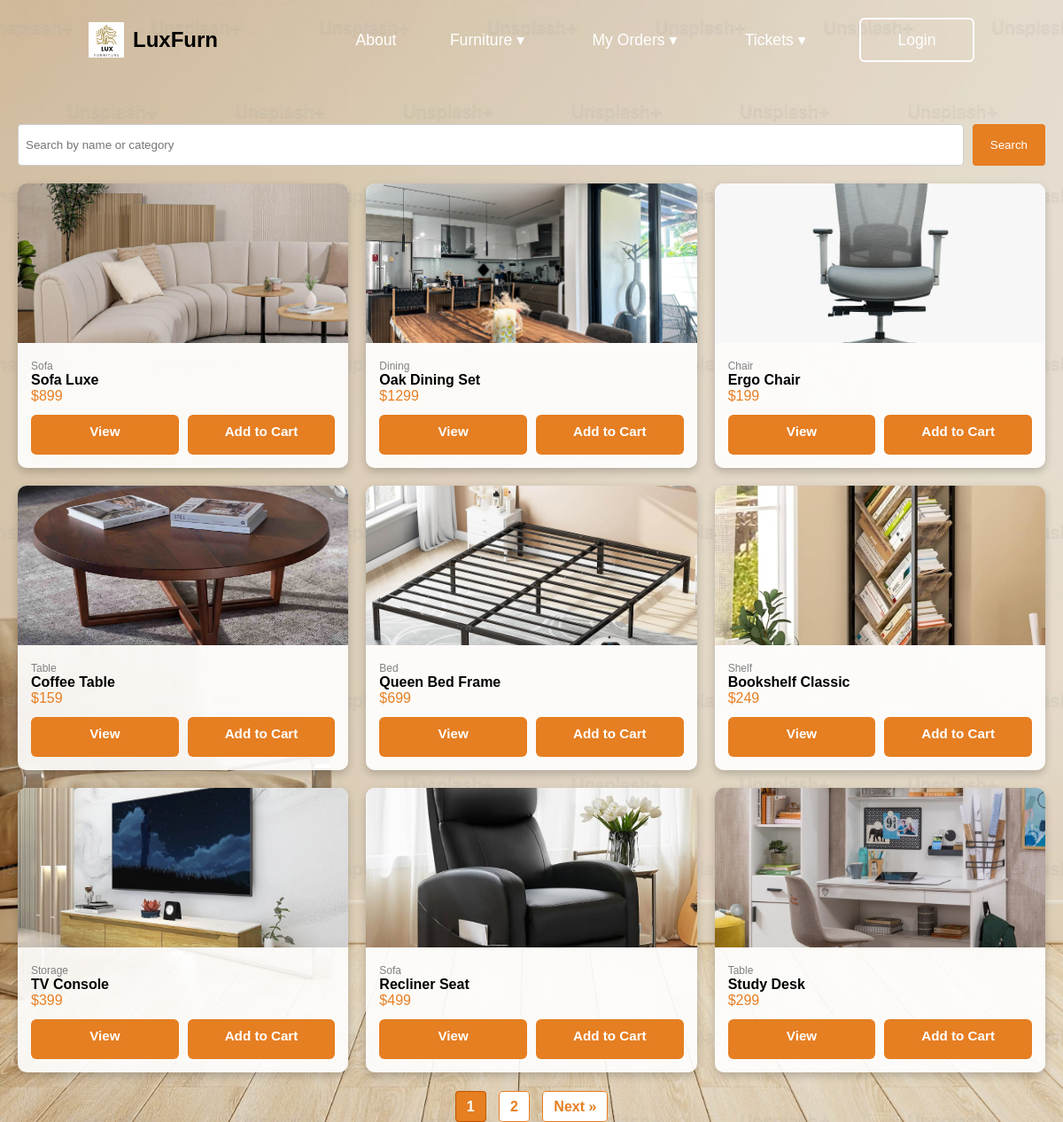
The page /Src/Boundary/Customer/viewFurnitureUI.php on the database its author committed.
### tables this page shows
CREATE TABLE `furnitures` (
  `furnitureID` int(11) NOT NULL,
  `name` varchar(20) NOT NULL,
  `category` varchar(20) NOT NULL,
  `description` varchar(100) NOT NULL,
  `price` varchar(10) NOT NULL,
  `stock_quantity` int(10) NOT NULL,
  `image_url` varchar(50) NOT NULL
);

### Src/Entities/furniture.php (called while the page is built, shortened)
<?php
require_once dirname(__DIR__) . '/db_connect.php';
class Furniture
{
    public static function count(string $searchTerm = ''): int
    {
        global $conn;
        $searchTerm = '%' . $searchTerm . '%';
        $sql  = "SELECT COUNT(*) AS total
                 FROM furnitures
                 WHERE name LIKE ? OR category LIKE ?";
        $stmt = mysqli_prepare($conn, $sql);
        mysqli_stmt_bind_param($stmt, 'ss', $searchTerm, $searchTerm);
        mysqli_stmt_execute($stmt);
        $result = mysqli_stmt_get_result($stmt);
        return (int) mysqli_fetch_assoc($result)['total'];
    }
    public static function findPaginated(int $offset, int $limit, string $searchTerm = ''): array
    {
        global $conn;
        $furnitures = [];
        $searchTerm = '%' . $searchTerm . '%';
        $sql  = "SELECT * FROM furnitures
                 WHERE name LIKE ? OR category LIKE ?
                 LIMIT ?, ?";
        $stmt = mysqli_prepare($conn, $sql);
        mysqli_stmt_bind_param($stmt, 'ssii', $searchTerm, $searchTerm, $offset, $limit);
        mysqli_stmt_execute($stmt);
        $result = mysqli_stmt_get_result($stmt);
        while ($row = mysqli_fetch_assoc($result)) {
            $furnitures[] = new self($row);
        }
        return $furnitures;
    }
}

### Src/Controllers/Customer/viewFurnitureCtrl.php (called while the page is built, shortened)
<?php
require_once dirname(__DIR__, 2) . '/Entities/Furniture.php';
class FurnitureController
{
    public function countFurniture(string $searchTerm = ''): int
    {
        return Furniture::count($searchTerm);
    }
    public function getFurniturePaginated(int $offset, int $limit, string $searchTerm = ''): array
    {
        return Furniture::findPaginated($offset, $limit, $searchTerm);
    }
}

### Src/Boundary/Customer/viewFurnitureUI.php (the view, shortened to what this page needs)
<?php
include '../../header.php';
require_once dirname(__DIR__, 2) . '/Controllers/Customer/viewFurnitureCtrl.php';
$controller = new FurnitureController();
$searchTerm = isset($_GET['search']) ? trim($_GET['search']) : '';
$currentPage = isset($_GET['page']) ? max(1, intval($_GET['page'])) : 1;
$itemsPerPage = 9;
$offset = ($currentPage - 1) * $itemsPerPage;
$totalItems = $controller->countFurniture($searchTerm);
$totalPages = ceil($totalItems / $itemsPerPage);
$furnitureList = $controller->getFurniturePaginated($offset, $itemsPerPage, $searchTerm);
?>
<div class="container" style="margin-top: 140px; max-width: 1200px; width: 100%; padding: 0 20px;">
    <form method="GET" style="margin-bottom: 20px; display: flex; gap: 10px;">
        <input type="text" name="search" placeholder="Search by name or category"
               value="<?php echo htmlspecialchars($searchTerm); ?>"
               style="padding: 8px; flex: 1; border: 1px solid #ccc; border-radius: 4px;">
        <button type="submit" style="padding: 16px 20px; background-color: #e67e22; color: white; border: none; border-radius: 4px; cursor: pointer;">Search</button>
    </form>
    <div class="furniture-container" style="display: grid; grid-template-columns: repeat(auto-fill, minmax(280px, 1fr)); gap: 20px;">
        <?php foreach ($furnitureList as $item): ?>
            <div class="card" style="background: rgba(255,255,255,0.9); border-radius: 10px; box-shadow: 0 4px 10px rgba(0,0,0,0.2); overflow: hidden;">
                <img src="<?php echo htmlspecialchars($item->image_url); ?>" alt="<?php echo htmlspecialchars($item->name); ?>" style="width:100%; height:180px; object-fit:cover;">
                <div class="card-body" style="padding: 15px;">
                    <div class="category" style="font-size: 12px; color: gray;"><?php echo htmlspecialchars($item->category); ?></div>
                    <div class="name" style="font-size: 16px; font-weight: bold;"><?php echo htmlspecialchars($item->name); ?></div>
                    <div class="price" style="font-size: 16px; color: #e67e22;">$<?php echo htmlspecialchars($item->price); ?></div>
                    <div class="actions" style="display: flex; justify-content: center; gap: 10px; margin-top: 12px;">
                        <a href="viewFurnitureDetailsUI.php?id=<?php echo urlencode($item->furnitureID); ?>" class="btn">View</a>
                        <a href="../../Controllers/Customer/CartCtrl.php?action=add&id=<?php echo urlencode($item->furnitureID); ?>" class="btn">Add to Cart</a>
                    </div>
                </div>
            </div>
        <?php endforeach; ?>
    </div>
    <div class="pagination" style="text-align: center; margin-top: 30px;">
        <?php for ($i = 1; $i <= $totalPages; $i++): ?>
            <a href="?search=<?php echo urlencode($searchTerm); ?>&page=<?php echo $i; ?>" class="<?php echo ($i == $currentPage) ? 'active' : ''; ?>"><?php echo $i; ?></a>
        <?php endfor; ?>
        <?php if ($currentPage < $totalPages): ?>
            <a href="?search=<?php echo urlencode($searchTerm); ?>&page=<?php echo $currentPage + 1; ?>">Next &raquo;</a>
        <?php endif; ?>
    </div>
</div>
</body>
</html>

### Src/header.php (shortened to what this page needs)
<!DOCTYPE html>
<html lang="en">
<head>
    <link rel="stylesheet" href="<?= CSS_PATH ?>/style.css" />
	<link rel="stylesheet" href="<?= CSS_PATH ?>/chatbot.css" />
    <link rel="stylesheet" href="https://cdnjs.cloudflare.com/ajax/libs/font-awesome/6.4.0/css/all.min.css" />
</head>
<body>
<header>
    <div class="logo-container">
        <a href="/FYP-25-S2-34-Chatbot/Src/Boundary/index.php" class="logo-link">
            <img src="/FYP-25-S2-34-Chatbot/Src/img/logo.png" alt="LuxFurn" class="logo-img" />
            <h2 class="logo-text">LuxFurn</h2>
        </a>
    </div>
   <nav class="navigation">
    <a href="/FYP-25-S2-34-Chatbot/Src/Boundary/Customer/aboutpageUI.php">About</a>
    <div class="nav-dropdown">
        <a href="#" class="nav-link">Furniture ▾</a>
    </div>
    <div class="nav-dropdown">
        <a href="#" class="nav-link">My Orders ▾</a>
    </div>
    <div class="nav-dropdown">
        <a href="#" class="nav-link">Tickets ▾</a>
    </div>
    <?php if (!empty($_SESSION['is_logged_in'])): ?>
        <?php if (!empty($_SESSION['role']) && $_SESSION['role'] === 'admin'): ?>
            <a href="/FYP-25-S2-34-Chatbot/Src/Boundary/admin/adminDashboardUI.php">Admin Dashboard</a>
        <?php endif; ?>
        <span style="color:white; margin-left:20px;">Welcome, <?= htmlspecialchars($_SESSION['username']) ?></span>
        <a href="<?= CONTROLLERS_URL ?>/logoutController.php">Logout</a>
    <?php else: ?>
        <button class="btnLogin">Login</button>
    <?php endif; ?>
</nav>
</header>
</body>

### Src/CSS/style.css (style rules this page uses)
html, * { margin: 0; padding: 0; box-sizing: border-box; font-family: 'Poppins', sans-serif; }
body { display: flex; flex-direction: column; justify-content: center; align-items: center; min-height: -50px; background: url(../img/L.jpg) no-repeat center center; background-size: cover; background-attachment: fixed; margin: 0; padding: 0; }
header { position: fixed; top: 0; left: 0; width: 100%; padding: 20px 100px; display: flex; justify-content: space-between; align-items: center; z-index:99; }
.navigation a { position: relative; font-size: 1.1em; color: white; text-decoration: none; font-weight: 500; margin-left: 40px; }
.navigation a::after { content: ''; position: absolute; left: 0; bottom: -6px; width: 100%; height: 3px; background: white; border-radius: 5px; transform:scaleX(0); transition: transform .5s; }
.navigation .btnLogin { width: 130px; height: 50px; background: transparent; border: 2px solid white; outline: none; border-radius: 6px; cursor: pointer; font-size: 1.1em; color: white; font-weight: 500; margin-left: 40px; }
.btn { width: 100%; height: 45px; background: black; border:none; outline:none; border-radius: 6px; cursor: pointer; font-size:1em; color:white; font-weight: 500; text-decoration: none; display: flex; justify-content: center; align-items: center; }
.pagination { text-align: center; margin-top: 30px; }
.pagination a { margin: 0 5px; padding: 8px 12px; border-radius: 4px; background: white; color: #e67e22; font-weight: bold; border: 1px solid #e67e22; text-decoration: none; transition: all 0.2s ease-in-out; }
.pagination a.active { background-color: #e67e22; color: white; pointer-events: none; border-color: #c15500; }
.card .btn { padding: 10px 16px ; border-radius: 6px; background-color: #e67e22; color: white; font-size: 0.95em; font-weight: 600; text-decoration: none; border: none; transition: background-color 0.3s ease, transform 0.2s ease; cursor: pointer; text-align: center; display: inline-block; min-width: 100px; }
.card .actions { display: flex; justify-content: center; gap: 12px; margin-top: 12px; }

### Src/header.php (style rules this page uses)
.nav-dropdown { position: relative; display: inline-block; }
.nav-link { color: white; padding: 10px 16px; text-decoration: none; font-size: 14px; }
.logo-img { height: 40px; width: auto; }
.logo-text { margin: 0; font-size: 24px; font-weight: bold; }
.logo-link { text-decoration: none; display: flex; align-items: center; gap: 10px; color: inherit; }

### rows shown on the page
furnitures: image_url (picture), category "Sofa", name "Sofa Luxe", price "899"
furnitures: image_url (picture), category "Dining", name "Oak Dining Set", price "1299"
furnitures: image_url (picture), category "Chair", name "Ergo Chair", price "199"
furnitures: image_url (picture), category "Table", name "Coffee Table", price "159"
furnitures: image_url (picture), category "Bed", name "Queen Bed Frame", price "699"
furnitures: image_url (picture), category "Shelf", name "Bookshelf Classic", price "249"
furnitures: image_url (picture), category "Storage", name "TV Console", price "399"
furnitures: image_url (picture), category "Sofa", name "Recliner Seat", price "499"
furnitures: image_url (picture), category "Table", name "Study Desk", price "299"
